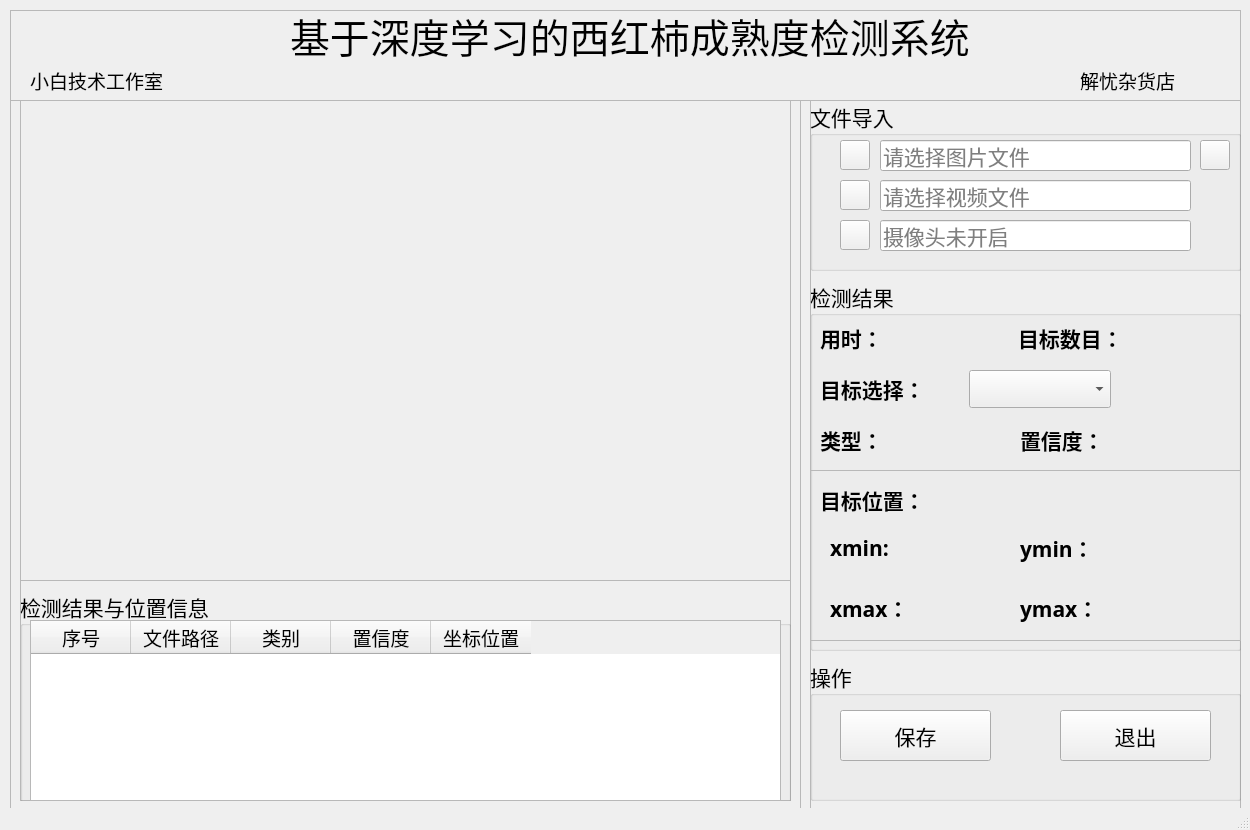
<?xml version="1.0" encoding="UTF-8"?>
<ui version="4.0">
 <class>MainWindow</class>
 <widget class="QMainWindow" name="MainWindow">
  <property name="geometry">
   <rect>
    <x>0</x>
    <y>0</y>
    <width>1250</width>
    <height>830</height>
   </rect>
  </property>
  <property name="minimumSize">
   <size>
    <width>1250</width>
    <height>830</height>
   </size>
  </property>
  <property name="maximumSize">
   <size>
    <width>1250</width>
    <height>830</height>
   </size>
  </property>
  <property name="windowTitle">
   <string>基于深度学习的茶叶病虫害检测系统</string>
  </property>
  <property name="windowIcon">
   <iconset resource="ui_sources.qrc">
    <normaloff>:/icons/ui_imgs/icons/目标检测.png</normaloff>:/icons/ui_imgs/icons/目标检测.png</iconset>
  </property>
  <widget class="QWidget" name="centralwidget">
   <widget class="QFrame" name="frame">
    <property name="geometry">
     <rect>
      <x>10</x>
      <y>100</y>
      <width>791</width>
      <height>711</height>
     </rect>
    </property>
    <property name="frameShape">
     <enum>QFrame::StyledPanel</enum>
    </property>
    <property name="frameShadow">
     <enum>QFrame::Raised</enum>
    </property>
    <widget class="QFrame" name="frame_2">
     <property name="geometry">
      <rect>
       <x>10</x>
       <y>0</y>
       <width>771</width>
       <height>481</height>
      </rect>
     </property>
     <property name="frameShape">
      <enum>QFrame::StyledPanel</enum>
     </property>
     <property name="frameShadow">
      <enum>QFrame::Raised</enum>
     </property>
     <widget class="QLabel" name="label_show">
      <property name="geometry">
       <rect>
        <x>0</x>
        <y>0</y>
        <width>770</width>
        <height>480</height>
       </rect>
      </property>
      <property name="minimumSize">
       <size>
        <width>770</width>
        <height>480</height>
       </size>
      </property>
      <property name="maximumSize">
       <size>
        <width>770</width>
        <height>480</height>
       </size>
      </property>
      <property name="styleSheet">
       <string notr="true">border-image: url(:/icons/ui_imgs/11.png);</string>
      </property>
      <property name="text">
       <string/>
      </property>
     </widget>
    </widget>
    <widget class="QFrame" name="frame_3">
     <property name="geometry">
      <rect>
       <x>10</x>
       <y>480</y>
       <width>771</width>
       <height>221</height>
      </rect>
     </property>
     <property name="frameShape">
      <enum>QFrame::StyledPanel</enum>
     </property>
     <property name="frameShadow">
      <enum>QFrame::Raised</enum>
     </property>
     <widget class="QGroupBox" name="groupBox_3">
      <property name="geometry">
       <rect>
        <x>0</x>
        <y>10</y>
        <width>771</width>
        <height>221</height>
       </rect>
      </property>
      <property name="font">
       <font>
        <family>华文楷体</family>
        <pointsize>16</pointsize>
       </font>
      </property>
      <property name="title">
       <string>检测结果与位置信息</string>
      </property>
      <widget class="QTableWidget" name="tableWidget">
       <property name="geometry">
        <rect>
         <x>10</x>
         <y>30</y>
         <width>751</width>
         <height>181</height>
        </rect>
       </property>
       <property name="font">
        <font>
         <family>华文楷体</family>
         <pointsize>14</pointsize>
        </font>
       </property>
       <column>
        <property name="text">
         <string>序号</string>
        </property>
       </column>
       <column>
        <property name="text">
         <string>文件路径</string>
        </property>
       </column>
       <column>
        <property name="text">
         <string>类别</string>
        </property>
       </column>
       <column>
        <property name="text">
         <string>置信度</string>
        </property>
       </column>
       <column>
        <property name="text">
         <string>坐标位置</string>
        </property>
       </column>
      </widget>
     </widget>
    </widget>
   </widget>
   <widget class="QFrame" name="frame_4">
    <property name="geometry">
     <rect>
      <x>810</x>
      <y>100</y>
      <width>431</width>
      <height>711</height>
     </rect>
    </property>
    <property name="frameShape">
     <enum>QFrame::StyledPanel</enum>
    </property>
    <property name="frameShadow">
     <enum>QFrame::Raised</enum>
    </property>
    <widget class="QGroupBox" name="groupBox">
     <property name="geometry">
      <rect>
       <x>0</x>
       <y>0</y>
       <width>431</width>
       <height>171</height>
      </rect>
     </property>
     <property name="font">
      <font>
       <family>华文楷体</family>
       <pointsize>16</pointsize>
      </font>
     </property>
     <property name="title">
      <string>文件导入</string>
     </property>
     <widget class="QLineEdit" name="PiclineEdit">
      <property name="geometry">
       <rect>
        <x>70</x>
        <y>40</y>
        <width>311</width>
        <height>31</height>
       </rect>
      </property>
      <property name="inputMask">
       <string/>
      </property>
      <property name="placeholderText">
       <string>请选择图片文件</string>
      </property>
     </widget>
     <widget class="QLineEdit" name="VideolineEdit">
      <property name="geometry">
       <rect>
        <x>70</x>
        <y>80</y>
        <width>311</width>
        <height>31</height>
       </rect>
      </property>
      <property name="placeholderText">
       <string>请选择视频文件</string>
      </property>
     </widget>
     <widget class="QPushButton" name="CapBtn">
      <property name="geometry">
       <rect>
        <x>30</x>
        <y>120</y>
        <width>30</width>
        <height>30</height>
       </rect>
      </property>
      <property name="styleSheet">
       <string notr="true">border-image: url(:/icons/ui_imgs/icons/camera.png);</string>
      </property>
      <property name="text">
       <string/>
      </property>
     </widget>
     <widget class="QPushButton" name="PicBtn">
      <property name="geometry">
       <rect>
        <x>30</x>
        <y>40</y>
        <width>30</width>
        <height>30</height>
       </rect>
      </property>
      <property name="styleSheet">
       <string notr="true">border-image: url(:/icons/ui_imgs/icons/img.png);</string>
      </property>
      <property name="text">
       <string/>
      </property>
     </widget>
     <widget class="QPushButton" name="VideoBtn">
      <property name="geometry">
       <rect>
        <x>30</x>
        <y>80</y>
        <width>30</width>
        <height>30</height>
       </rect>
      </property>
      <property name="styleSheet">
       <string notr="true">border-image: url(:/icons/ui_imgs/icons/video.png);</string>
      </property>
      <property name="text">
       <string/>
      </property>
     </widget>
     <widget class="QLineEdit" name="CaplineEdit">
      <property name="geometry">
       <rect>
        <x>70</x>
        <y>120</y>
        <width>311</width>
        <height>31</height>
       </rect>
      </property>
      <property name="placeholderText">
       <string>摄像头未开启</string>
      </property>
     </widget>
     <widget class="QPushButton" name="FilesBtn">
      <property name="geometry">
       <rect>
        <x>390</x>
        <y>40</y>
        <width>30</width>
        <height>30</height>
       </rect>
      </property>
      <property name="styleSheet">
       <string notr="true">border-image: url(:/icons/ui_imgs/icons/folder.png);</string>
      </property>
      <property name="text">
       <string/>
      </property>
     </widget>
    </widget>
    <widget class="QGroupBox" name="groupBox_2">
     <property name="geometry">
      <rect>
       <x>0</x>
       <y>180</y>
       <width>431</width>
       <height>371</height>
      </rect>
     </property>
     <property name="font">
      <font>
       <family>华文楷体</family>
       <pointsize>16</pointsize>
      </font>
     </property>
     <property name="title">
      <string>检测结果</string>
     </property>
     <widget class="QFrame" name="frame_6">
      <property name="geometry">
       <rect>
        <x>0</x>
        <y>190</y>
        <width>431</width>
        <height>171</height>
       </rect>
      </property>
      <property name="frameShape">
       <enum>QFrame::StyledPanel</enum>
      </property>
      <property name="frameShadow">
       <enum>QFrame::Raised</enum>
      </property>
      <widget class="QLabel" name="label_4">
       <property name="geometry">
        <rect>
         <x>10</x>
         <y>10</y>
         <width>131</width>
         <height>41</height>
        </rect>
       </property>
       <property name="font">
        <font>
         <family>华文楷体</family>
         <pointsize>16</pointsize>
        </font>
       </property>
       <property name="styleSheet">
        <string notr="true"/>
       </property>
       <property name="text">
        <string>&lt;html&gt;&lt;head/&gt;&lt;body&gt;&lt;p&gt;&lt;span style=&quot; font-weight:600;&quot;&gt;目标位置：&lt;/span&gt;&lt;/p&gt;&lt;/body&gt;&lt;/html&gt;</string>
       </property>
      </widget>
      <widget class="QWidget" name="layoutWidget">
       <property name="geometry">
        <rect>
         <x>20</x>
         <y>60</y>
         <width>161</width>
         <height>37</height>
        </rect>
       </property>
       <layout class="QHBoxLayout" name="horizontalLayout">
        <item>
         <widget class="QLabel" name="label_6">
          <property name="font">
           <font>
            <family>华文楷体</family>
            <pointsize>16</pointsize>
            <weight>50</weight>
            <bold>false</bold>
           </font>
          </property>
          <property name="text">
           <string>&lt;html&gt;&lt;head/&gt;&lt;body&gt;&lt;p&gt;&lt;span style=&quot; font-weight:600;&quot;&gt;xmin:&lt;/span&gt;&lt;/p&gt;&lt;/body&gt;&lt;/html&gt;</string>
          </property>
         </widget>
        </item>
        <item>
         <widget class="QLabel" name="label_xmin">
          <property name="palette">
           <palette>
            <active>
             <colorrole role="WindowText">
              <brush brushstyle="SolidPattern">
               <color alpha="255">
                <red>255</red>
                <green>0</green>
                <blue>0</blue>
               </color>
              </brush>
             </colorrole>
            </active>
            <inactive>
             <colorrole role="WindowText">
              <brush brushstyle="SolidPattern">
               <color alpha="255">
                <red>255</red>
                <green>0</green>
                <blue>0</blue>
               </color>
              </brush>
             </colorrole>
            </inactive>
            <disabled>
             <colorrole role="WindowText">
              <brush brushstyle="SolidPattern">
               <color alpha="255">
                <red>120</red>
                <green>120</green>
                <blue>120</blue>
               </color>
              </brush>
             </colorrole>
            </disabled>
           </palette>
          </property>
          <property name="font">
           <font>
            <family>Arial</family>
            <pointsize>16</pointsize>
            <weight>75</weight>
            <bold>true</bold>
           </font>
          </property>
          <property name="text">
           <string/>
          </property>
         </widget>
        </item>
       </layout>
      </widget>
      <widget class="QWidget" name="layoutWidget">
       <property name="geometry">
        <rect>
         <x>210</x>
         <y>60</y>
         <width>161</width>
         <height>37</height>
        </rect>
       </property>
       <layout class="QHBoxLayout" name="horizontalLayout_2">
        <item>
         <widget class="QLabel" name="label_8">
          <property name="text">
           <string>&lt;html&gt;&lt;head/&gt;&lt;body&gt;&lt;p&gt;&lt;span style=&quot; font-weight:600;&quot;&gt;ymin：&lt;/span&gt;&lt;/p&gt;&lt;/body&gt;&lt;/html&gt;</string>
          </property>
         </widget>
        </item>
        <item>
         <widget class="QLabel" name="label_ymin">
          <property name="palette">
           <palette>
            <active>
             <colorrole role="WindowText">
              <brush brushstyle="SolidPattern">
               <color alpha="255">
                <red>255</red>
                <green>0</green>
                <blue>0</blue>
               </color>
              </brush>
             </colorrole>
            </active>
            <inactive>
             <colorrole role="WindowText">
              <brush brushstyle="SolidPattern">
               <color alpha="255">
                <red>255</red>
                <green>0</green>
                <blue>0</blue>
               </color>
              </brush>
             </colorrole>
            </inactive>
            <disabled>
             <colorrole role="WindowText">
              <brush brushstyle="SolidPattern">
               <color alpha="255">
                <red>120</red>
                <green>120</green>
                <blue>120</blue>
               </color>
              </brush>
             </colorrole>
            </disabled>
           </palette>
          </property>
          <property name="font">
           <font>
            <family>Arial</family>
            <pointsize>16</pointsize>
            <weight>75</weight>
            <bold>true</bold>
           </font>
          </property>
          <property name="text">
           <string/>
          </property>
         </widget>
        </item>
       </layout>
      </widget>
      <widget class="QWidget" name="layoutWidget">
       <property name="geometry">
        <rect>
         <x>20</x>
         <y>120</y>
         <width>161</width>
         <height>37</height>
        </rect>
       </property>
       <layout class="QHBoxLayout" name="horizontalLayout_3">
        <item>
         <widget class="QLabel" name="label_7">
          <property name="text">
           <string>&lt;html&gt;&lt;head/&gt;&lt;body&gt;&lt;p&gt;&lt;span style=&quot; font-weight:600;&quot;&gt;xmax：&lt;/span&gt;&lt;/p&gt;&lt;/body&gt;&lt;/html&gt;</string>
          </property>
         </widget>
        </item>
        <item>
         <widget class="QLabel" name="label_xmax">
          <property name="palette">
           <palette>
            <active>
             <colorrole role="WindowText">
              <brush brushstyle="SolidPattern">
               <color alpha="255">
                <red>255</red>
                <green>0</green>
                <blue>0</blue>
               </color>
              </brush>
             </colorrole>
            </active>
            <inactive>
             <colorrole role="WindowText">
              <brush brushstyle="SolidPattern">
               <color alpha="255">
                <red>255</red>
                <green>0</green>
                <blue>0</blue>
               </color>
              </brush>
             </colorrole>
            </inactive>
            <disabled>
             <colorrole role="WindowText">
              <brush brushstyle="SolidPattern">
               <color alpha="255">
                <red>120</red>
                <green>120</green>
                <blue>120</blue>
               </color>
              </brush>
             </colorrole>
            </disabled>
           </palette>
          </property>
          <property name="font">
           <font>
            <family>Arial</family>
            <pointsize>16</pointsize>
            <weight>75</weight>
            <bold>true</bold>
           </font>
          </property>
          <property name="text">
           <string/>
          </property>
         </widget>
        </item>
       </layout>
      </widget>
      <widget class="QWidget" name="layoutWidget">
       <property name="geometry">
        <rect>
         <x>210</x>
         <y>120</y>
         <width>161</width>
         <height>37</height>
        </rect>
       </property>
       <layout class="QHBoxLayout" name="horizontalLayout_4">
        <item>
         <widget class="QLabel" name="label_9">
          <property name="text">
           <string>&lt;html&gt;&lt;head/&gt;&lt;body&gt;&lt;p&gt;&lt;span style=&quot; font-weight:600;&quot;&gt;ymax：&lt;/span&gt;&lt;/p&gt;&lt;/body&gt;&lt;/html&gt;</string>
          </property>
         </widget>
        </item>
        <item>
         <widget class="QLabel" name="label_ymax">
          <property name="palette">
           <palette>
            <active>
             <colorrole role="WindowText">
              <brush brushstyle="SolidPattern">
               <color alpha="255">
                <red>255</red>
                <green>0</green>
                <blue>0</blue>
               </color>
              </brush>
             </colorrole>
            </active>
            <inactive>
             <colorrole role="WindowText">
              <brush brushstyle="SolidPattern">
               <color alpha="255">
                <red>255</red>
                <green>0</green>
                <blue>0</blue>
               </color>
              </brush>
             </colorrole>
            </inactive>
            <disabled>
             <colorrole role="WindowText">
              <brush brushstyle="SolidPattern">
               <color alpha="255">
                <red>120</red>
                <green>120</green>
                <blue>120</blue>
               </color>
              </brush>
             </colorrole>
            </disabled>
           </palette>
          </property>
          <property name="font">
           <font>
            <family>Arial</family>
            <pointsize>16</pointsize>
            <weight>75</weight>
            <bold>true</bold>
           </font>
          </property>
          <property name="text">
           <string/>
          </property>
         </widget>
        </item>
       </layout>
      </widget>
     </widget>
     <widget class="QWidget" name="layoutWidget">
      <property name="geometry">
       <rect>
        <x>208</x>
        <y>40</y>
        <width>211</width>
        <height>37</height>
       </rect>
      </property>
      <layout class="QHBoxLayout" name="horizontalLayout_5">
       <item>
        <widget class="QLabel" name="label">
         <property name="text">
          <string>&lt;html&gt;&lt;head/&gt;&lt;body&gt;&lt;p&gt;&lt;span style=&quot; font-weight:600;&quot;&gt;目标数目：&lt;/span&gt;&lt;/p&gt;&lt;/body&gt;&lt;/html&gt;</string>
         </property>
        </widget>
       </item>
       <item>
        <widget class="QLabel" name="label_nums">
         <property name="palette">
          <palette>
           <active>
            <colorrole role="WindowText">
             <brush brushstyle="SolidPattern">
              <color alpha="255">
               <red>255</red>
               <green>0</green>
               <blue>0</blue>
              </color>
             </brush>
            </colorrole>
            <colorrole role="Text">
             <brush brushstyle="SolidPattern">
              <color alpha="255">
               <red>0</red>
               <green>0</green>
               <blue>0</blue>
              </color>
             </brush>
            </colorrole>
            <colorrole role="PlaceholderText">
             <brush brushstyle="SolidPattern">
              <color alpha="128">
               <red>255</red>
               <green>0</green>
               <blue>0</blue>
              </color>
             </brush>
            </colorrole>
           </active>
           <inactive>
            <colorrole role="WindowText">
             <brush brushstyle="SolidPattern">
              <color alpha="255">
               <red>255</red>
               <green>0</green>
               <blue>0</blue>
              </color>
             </brush>
            </colorrole>
            <colorrole role="Text">
             <brush brushstyle="SolidPattern">
              <color alpha="255">
               <red>0</red>
               <green>0</green>
               <blue>0</blue>
              </color>
             </brush>
            </colorrole>
            <colorrole role="PlaceholderText">
             <brush brushstyle="SolidPattern">
              <color alpha="128">
               <red>255</red>
               <green>0</green>
               <blue>0</blue>
              </color>
             </brush>
            </colorrole>
           </inactive>
           <disabled>
            <colorrole role="WindowText">
             <brush brushstyle="SolidPattern">
              <color alpha="255">
               <red>120</red>
               <green>120</green>
               <blue>120</blue>
              </color>
             </brush>
            </colorrole>
            <colorrole role="Text">
             <brush brushstyle="SolidPattern">
              <color alpha="255">
               <red>120</red>
               <green>120</green>
               <blue>120</blue>
              </color>
             </brush>
            </colorrole>
            <colorrole role="PlaceholderText">
             <brush brushstyle="SolidPattern">
              <color alpha="128">
               <red>0</red>
               <green>0</green>
               <blue>0</blue>
              </color>
             </brush>
            </colorrole>
           </disabled>
          </palette>
         </property>
         <property name="font">
          <font>
           <family>Arial</family>
           <pointsize>16</pointsize>
           <weight>75</weight>
           <bold>true</bold>
          </font>
         </property>
         <property name="text">
          <string/>
         </property>
        </widget>
       </item>
      </layout>
     </widget>
     <widget class="QWidget" name="layoutWidget">
      <property name="geometry">
       <rect>
        <x>10</x>
        <y>90</y>
        <width>291</width>
        <height>38</height>
       </rect>
      </property>
      <layout class="QHBoxLayout" name="horizontalLayout_6">
       <item>
        <widget class="QLabel" name="label_5">
         <property name="text">
          <string>&lt;html&gt;&lt;head/&gt;&lt;body&gt;&lt;p&gt;&lt;span style=&quot; font-weight:600;&quot;&gt;目标选择：&lt;/span&gt;&lt;/p&gt;&lt;/body&gt;&lt;/html&gt;</string>
         </property>
        </widget>
       </item>
       <item>
        <widget class="QComboBox" name="comboBox"/>
       </item>
      </layout>
     </widget>
     <widget class="QWidget" name="layoutWidget_2">
      <property name="geometry">
       <rect>
        <x>10</x>
        <y>40</y>
        <width>171</width>
        <height>37</height>
       </rect>
      </property>
      <layout class="QHBoxLayout" name="horizontalLayout_7">
       <item>
        <widget class="QLabel" name="label_10">
         <property name="text">
          <string>&lt;html&gt;&lt;head/&gt;&lt;body&gt;&lt;p&gt;&lt;span style=&quot; font-weight:600;&quot;&gt;用时：&lt;/span&gt;&lt;/p&gt;&lt;/body&gt;&lt;/html&gt;</string>
         </property>
        </widget>
       </item>
       <item>
        <widget class="QLabel" name="time_lb">
         <property name="palette">
          <palette>
           <active>
            <colorrole role="WindowText">
             <brush brushstyle="SolidPattern">
              <color alpha="255">
               <red>255</red>
               <green>0</green>
               <blue>0</blue>
              </color>
             </brush>
            </colorrole>
            <colorrole role="Text">
             <brush brushstyle="SolidPattern">
              <color alpha="255">
               <red>0</red>
               <green>0</green>
               <blue>0</blue>
              </color>
             </brush>
            </colorrole>
            <colorrole role="PlaceholderText">
             <brush brushstyle="SolidPattern">
              <color alpha="128">
               <red>255</red>
               <green>0</green>
               <blue>0</blue>
              </color>
             </brush>
            </colorrole>
           </active>
           <inactive>
            <colorrole role="WindowText">
             <brush brushstyle="SolidPattern">
              <color alpha="255">
               <red>255</red>
               <green>0</green>
               <blue>0</blue>
              </color>
             </brush>
            </colorrole>
            <colorrole role="Text">
             <brush brushstyle="SolidPattern">
              <color alpha="255">
               <red>0</red>
               <green>0</green>
               <blue>0</blue>
              </color>
             </brush>
            </colorrole>
            <colorrole role="PlaceholderText">
             <brush brushstyle="SolidPattern">
              <color alpha="128">
               <red>255</red>
               <green>0</green>
               <blue>0</blue>
              </color>
             </brush>
            </colorrole>
           </inactive>
           <disabled>
            <colorrole role="WindowText">
             <brush brushstyle="SolidPattern">
              <color alpha="255">
               <red>120</red>
               <green>120</green>
               <blue>120</blue>
              </color>
             </brush>
            </colorrole>
            <colorrole role="Text">
             <brush brushstyle="SolidPattern">
              <color alpha="255">
               <red>120</red>
               <green>120</green>
               <blue>120</blue>
              </color>
             </brush>
            </colorrole>
            <colorrole role="PlaceholderText">
             <brush brushstyle="SolidPattern">
              <color alpha="128">
               <red>0</red>
               <green>0</green>
               <blue>0</blue>
              </color>
             </brush>
            </colorrole>
           </disabled>
          </palette>
         </property>
         <property name="font">
          <font>
           <family>Arial</family>
           <pointsize>16</pointsize>
           <weight>75</weight>
           <bold>true</bold>
          </font>
         </property>
         <property name="text">
          <string/>
         </property>
        </widget>
       </item>
      </layout>
     </widget>
     <widget class="QWidget" name="layoutWidget">
      <property name="geometry">
       <rect>
        <x>210</x>
        <y>140</y>
        <width>191</width>
        <height>41</height>
       </rect>
      </property>
      <layout class="QHBoxLayout" name="horizontalLayout_8">
       <item>
        <widget class="QLabel" name="label_11">
         <property name="text">
          <string>&lt;html&gt;&lt;head/&gt;&lt;body&gt;&lt;p&gt;&lt;span style=&quot; font-weight:600;&quot;&gt;置信度：&lt;/span&gt;&lt;/p&gt;&lt;/body&gt;&lt;/html&gt;</string>
         </property>
        </widget>
       </item>
       <item>
        <widget class="QLabel" name="label_conf">
         <property name="palette">
          <palette>
           <active>
            <colorrole role="WindowText">
             <brush brushstyle="SolidPattern">
              <color alpha="255">
               <red>255</red>
               <green>0</green>
               <blue>0</blue>
              </color>
             </brush>
            </colorrole>
           </active>
           <inactive>
            <colorrole role="WindowText">
             <brush brushstyle="SolidPattern">
              <color alpha="255">
               <red>255</red>
               <green>0</green>
               <blue>0</blue>
              </color>
             </brush>
            </colorrole>
           </inactive>
           <disabled>
            <colorrole role="WindowText">
             <brush brushstyle="SolidPattern">
              <color alpha="255">
               <red>120</red>
               <green>120</green>
               <blue>120</blue>
              </color>
             </brush>
            </colorrole>
           </disabled>
          </palette>
         </property>
         <property name="font">
          <font>
           <family>Arial</family>
           <pointsize>16</pointsize>
           <weight>75</weight>
           <bold>true</bold>
          </font>
         </property>
         <property name="text">
          <string/>
         </property>
        </widget>
       </item>
      </layout>
     </widget>
     <widget class="QWidget" name="layoutWidget_3">
      <property name="geometry">
       <rect>
        <x>10</x>
        <y>140</y>
        <width>191</width>
        <height>41</height>
       </rect>
      </property>
      <layout class="QHBoxLayout" name="horizontalLayout_9">
       <item>
        <widget class="QLabel" name="label_13">
         <property name="maximumSize">
          <size>
           <width>60</width>
           <height>16777215</height>
          </size>
         </property>
         <property name="text">
          <string>&lt;html&gt;&lt;head/&gt;&lt;body&gt;&lt;p&gt;&lt;span style=&quot; font-weight:600;&quot;&gt;类型：&lt;/span&gt;&lt;/p&gt;&lt;/body&gt;&lt;/html&gt;</string>
         </property>
        </widget>
       </item>
       <item>
        <widget class="QLabel" name="type_lb">
         <property name="palette">
          <palette>
           <active>
            <colorrole role="WindowText">
             <brush brushstyle="SolidPattern">
              <color alpha="255">
               <red>255</red>
               <green>0</green>
               <blue>0</blue>
              </color>
             </brush>
            </colorrole>
           </active>
           <inactive>
            <colorrole role="WindowText">
             <brush brushstyle="SolidPattern">
              <color alpha="255">
               <red>255</red>
               <green>0</green>
               <blue>0</blue>
              </color>
             </brush>
            </colorrole>
           </inactive>
           <disabled>
            <colorrole role="WindowText">
             <brush brushstyle="SolidPattern">
              <color alpha="255">
               <red>120</red>
               <green>120</green>
               <blue>120</blue>
              </color>
             </brush>
            </colorrole>
           </disabled>
          </palette>
         </property>
         <property name="font">
          <font>
           <family>Arial</family>
           <pointsize>16</pointsize>
           <weight>75</weight>
           <bold>true</bold>
          </font>
         </property>
         <property name="text">
          <string/>
         </property>
        </widget>
       </item>
      </layout>
     </widget>
    </widget>
    <widget class="QGroupBox" name="groupBox_4">
     <property name="geometry">
      <rect>
       <x>0</x>
       <y>560</y>
       <width>431</width>
       <height>141</height>
      </rect>
     </property>
     <property name="font">
      <font>
       <family>华文楷体</family>
       <pointsize>16</pointsize>
      </font>
     </property>
     <property name="title">
      <string>操作</string>
     </property>
     <widget class="QPushButton" name="SaveBtn">
      <property name="geometry">
       <rect>
        <x>30</x>
        <y>50</y>
        <width>151</width>
        <height>51</height>
       </rect>
      </property>
      <property name="text">
       <string>保存</string>
      </property>
      <property name="icon">
       <iconset resource="ui_sources.qrc">
        <normaloff>:/icons/ui_imgs/icons/保存.png</normaloff>:/icons/ui_imgs/icons/保存.png</iconset>
      </property>
      <property name="iconSize">
       <size>
        <width>30</width>
        <height>30</height>
       </size>
      </property>
     </widget>
     <widget class="QPushButton" name="ExitBtn">
      <property name="geometry">
       <rect>
        <x>250</x>
        <y>50</y>
        <width>151</width>
        <height>51</height>
       </rect>
      </property>
      <property name="text">
       <string>退出</string>
      </property>
      <property name="icon">
       <iconset resource="ui_sources.qrc">
        <normaloff>:/icons/ui_imgs/icons/退出.png</normaloff>:/icons/ui_imgs/icons/退出.png</iconset>
      </property>
      <property name="iconSize">
       <size>
        <width>30</width>
        <height>30</height>
       </size>
      </property>
     </widget>
    </widget>
   </widget>
   <widget class="QFrame" name="frame_5">
    <property name="geometry">
     <rect>
      <x>10</x>
      <y>10</y>
      <width>1231</width>
      <height>91</height>
     </rect>
    </property>
    <property name="frameShape">
     <enum>QFrame::StyledPanel</enum>
    </property>
    <property name="frameShadow">
     <enum>QFrame::Raised</enum>
    </property>
    <widget class="QLabel" name="label_3">
     <property name="geometry">
      <rect>
       <x>280</x>
       <y>0</y>
       <width>811</width>
       <height>51</height>
      </rect>
     </property>
     <property name="font">
      <font>
       <family>华文楷体</family>
       <pointsize>30</pointsize>
      </font>
     </property>
     <property name="text">
      <string>基于深度学习的西红柿成熟度检测系统</string>
     </property>
    </widget>
    <widget class="QLabel" name="label_2">
     <property name="geometry">
      <rect>
       <x>20</x>
       <y>60</y>
       <width>311</width>
       <height>21</height>
      </rect>
     </property>
     <property name="font">
      <font>
       <family>华文楷体</family>
       <pointsize>14</pointsize>
       <underline>true</underline>
      </font>
     </property>
     <property name="text">
      <string>小白技术工作室</string>
     </property>
    </widget>
    <widget class="QLabel" name="label_12">
     <property name="geometry">
      <rect>
       <x>1070</x>
       <y>60</y>
       <width>131</width>
       <height>21</height>
      </rect>
     </property>
     <property name="font">
      <font>
       <family>华文楷体</family>
       <pointsize>14</pointsize>
       <underline>true</underline>
      </font>
     </property>
     <property name="text">
      <string>解忧杂货店</string>
     </property>
    </widget>
   </widget>
  </widget>
  <widget class="QStatusBar" name="statusbar"/>
 </widget>
 <resources>
  <include location="ui_sources.qrc"/>
 </resources>
 <connections/>
</ui>
